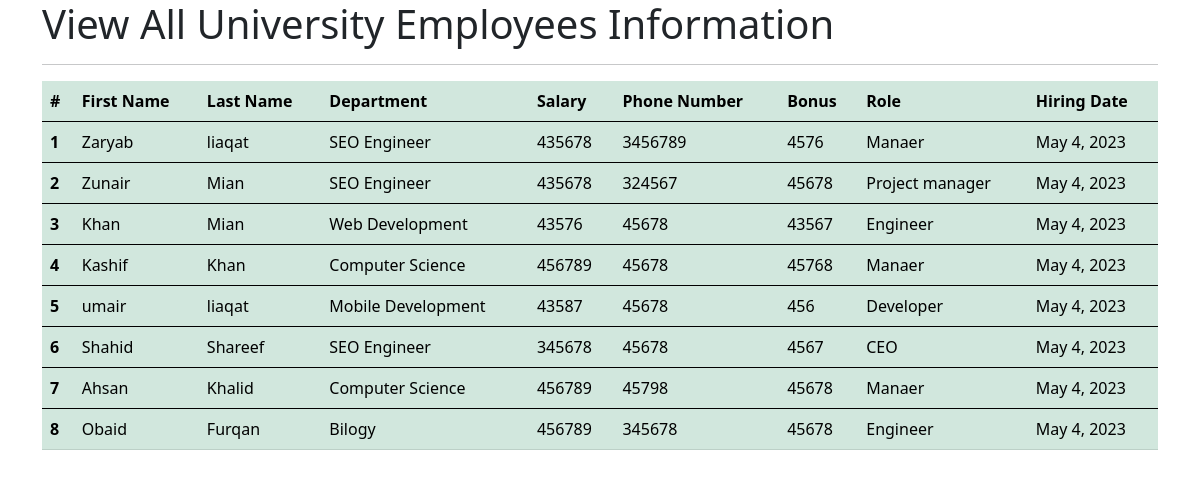
The page /view_all_emp on the database its author committed.
### employeeManagementApp/models.py (models this page shows)
class Employee(models.Model):
    firstName = models.CharField(max_length=100, null=False)
    lastName = models.CharField(max_length=100)
    dept = models.ForeignKey(Department, on_delete=models.CASCADE)
    salary = models.IntegerField(default=0)
    bonus = models.IntegerField(default=0)
    role = models.ForeignKey(Roles, on_delete=models.CASCADE)
    phone = models.IntegerField(default=0)
    hire_date = models.DateField()
    def __str__(self):
        return "%s %s" % (self.firstName, self.lastName)

class Department(models.Model):
    name = models.CharField(max_length=100, null=False)
    location = models.CharField(max_length=200)
    def __str__(self):  # when using this function this will display name attribute on the tile of each object in admin panel
        return self.name

class Roles(models.Model):
    name = models.CharField(max_length=100, null=False)
    def __str__(self):
        return self.name

### employeeManagementApp/views.py (the view)
# urls.py: path('view_all_emp', views.view_all_emp, name='view_all_emp'),
def view_all_emp(request):
    emps = Employee.objects.all()
    context = {
        'emps': emps
    }
    print(context)
    return render(request, "view_all_emp.html", context)

### employeeManagementApp/templates/view_all_emp.html (shortened to what this page needs)
<!doctype html>
<html lang="en">
<head>
    <link href="https://cdn.jsdelivr.net/npm/bootstrap@5.0.2/dist/css/bootstrap.min.css" rel="stylesheet"
>
</head>
<body>
    <div class="container">
        <h1>View All University Employees Information</h1>
        <hr>
        <table class="table table-success table-hover">
            <thead>
                <tr>
                    <th scope="col">#</th>
                    <th scope="col">First Name</th>
                    <th scope="col">Last Name</th>
                    <th scope="col">Department</th>
                    <th scope="col">Salary</th>
                    <th scope="col">Phone Number</th>
                    <th scope="col">Bonus</th>
                    <th scope="col">Role</th>
                    <th scope="col">Hiring Date</th>
                </tr>
            </thead>
            {% for emp in emps %}
            <tbody>
                <tr>
                    <th scope="row">{{emp.id}}</th>
                    <td>{{emp.firstName}}</td>
                    <td>{{emp.lastName}}</td>
                    <td>{{emp.dept}}</td>
                    <td>{{emp.salary}}</td>
                    <td>{{emp.phone}}</td>
                    <td>{{emp.bonus}}</td>
                    <td>{{emp.role}}</td>
                    <td>{{emp.hire_date}}</td>
                </tr>
            </tbody>
            {% endfor %}
        </table>
    </div>
</body>
</html>

### employeeManagementApp/templates/view_all_emp.html (style rules this page uses)
body { background-image: url(https://shiftin.app/wp-content/uploads/2021/10/what-are-employee-management-systems.jpg); background-repeat: no-repeat; background-attachment: fixed; background-size: cover; }

### rows shown on the page
Employee: id "1", firstName "Zaryab", lastName "liaqat", dept "SEO Engineer", salary "435678", phone "3456789", bonus "4576", role "Manaer", hire_date "May 4, 2023"
Employee: id "2", firstName "Zunair", lastName "Mian", dept "SEO Engineer", salary "435678", phone "324567", bonus "45678", role "Project manager", hire_date "May 4, 2023"
Employee: id "3", firstName "Khan", lastName "Mian", dept "Web Development", salary "43576", phone "45678", bonus "43567", role "Engineer", hire_date "May 4, 2023"
Employee: id "4", firstName "Kashif", lastName "Khan", dept "Computer Science", salary "456789", phone "45678", bonus "45768", role "Manaer", hire_date "May 4, 2023"
Employee: id "5", firstName "umair", lastName "liaqat", dept "Mobile Development", salary "43587", phone "45678", bonus "456", role "Developer", hire_date "May 4, 2023"
Employee: id "6", firstName "Shahid", lastName "Shareef", dept "SEO Engineer", salary "345678", phone "45678", bonus "4567", role "CEO", hire_date "May 4, 2023"
Employee: id "7", firstName "Ahsan", lastName "Khalid", dept "Computer Science", salary "456789", phone "45798", bonus "45678", role "Manaer", hire_date "May 4, 2023"
Employee: id "8", firstName "Obaid", lastName "Furqan", dept "Bilogy", salary "456789", phone "345678", bonus "45678", role "Engineer", hire_date "May 4, 2023"
